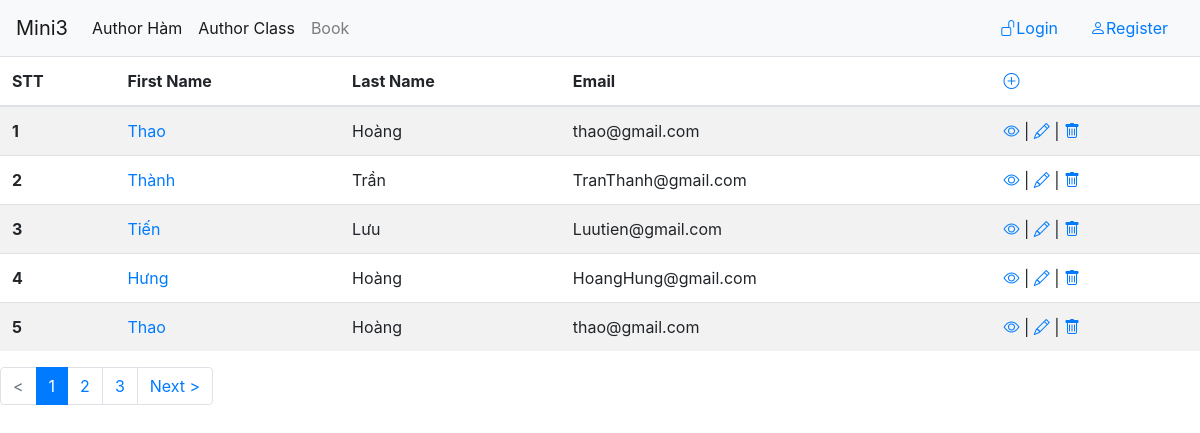
The page /all-author on the database its author committed.
### myapp/models.py (models this page shows, shortened)
class Author(models.Model):
    first_name = models.CharField(max_length=30)
    last_name = models.CharField(max_length=30)
    email = models.EmailField()
    class Meta:
        db_table='Author'

### myapp/base_class_views.py (the view)
# urls.py: url(r"^all-author$",base_class_views.AuthorListView.as_view(), name="all-author"),
class AuthorListView(ListView):
    context_object_name= "all_authors"  # doi 'object_list' thanh gia tri cua context_object_name cho de nho
    template_name= "class_base/list_view.html" # Đổi template qua 'template_name'
    paginate_by=5
    def get_context_data(self, **kwargs):
        context= super().get_context_data(**kwargs)
        context['example'] = " Hello from addtional context"
        return context
    def get_queryset(self):
        return Author.objects.all()

### myapp/templatetags/myfilter.py (called while the page is built)
@register.filter
def make_range(number):
    return range(1,number+1)

@register.filter
def make_index_table(page,counter):
    pageginate_by=5
    return pageginate_by *(page-1) + counter

### myapp/templates/class_base/list_view.html (shortened to what this page needs)
<!DOCTYPE html>
<html lang="en">
<head>
    {% load myfilter %}
    <link rel="stylesheet" href="https://cdn.jsdelivr.net/npm/bootstrap@4.6.0/dist/css/bootstrap.min.css">
    <link rel="stylesheet" href="https://cdn.jsdelivr.net/npm/bootstrap-icons@1.5.0/font/bootstrap-icons.css">
</head>
<body>
    <div class="container-fluide">
        <nav class="navbar navbar-expand-lg navbar-light bg-light">
            <a class="navbar-brand" href="{% url 'index' %}">Mini3</a>
            <div class="collapse navbar-collapse" id="navbarSupportedContent">
              <ul class="navbar-nav mr-auto">
                <li class="nav-item active">
                  <a class="nav-link" href="{% url 'list_author' %}">Author Hàm <span class="sr-only">(current)</span></a>
                </li>
                <li class="nav-item active">
                  <a class="nav-link" href="{% url 'all-author' %}">Author Class <span class="sr-only">(current)</span></a>
                </li>
                <li class="nav-item">
                  <a class="nav-link" href="#">Book</a>
                </li>
              </ul>
              <ul class="nav justify-content-end">
                <li class="nav-item">
                  {% if user.is_authenticated %}
                  <a class="nav-link" href="{% url 'logout_user' %}">Welcome {{ user.first_name }} {{ user.last_name }} | <i class="bi bi-lock"></i>Logout</a>
                  {% else %}
                  <a class="nav-link" href="{% url 'login' %}"><i class="bi bi-unlock"></i>Login</a>
                  {% endif %}
                </li>
                <li class="nav-item">
                  <a class="nav-link" href="{% url 'register' %}"><i class="bi bi-person"></i>Register</a>
                </li>
              </ul>
            </div>
          </nav>
        <div class="row">
            <div class="col-md-12">
                <table class="table table-striped">
                    <thead>
                      <tr>
                        <th scope="col">STT</th>
                        <th scope="col">First Name</th>
                        <th scope="col">Last Name</th>
                        <th scope="col">Email </th>
                        <th scope="col"><a href="{% url 'insert-author' %}"><i class="bi bi-plus-circle"></i></a></th>
                      </tr>
                    </thead>
                    <tbody>
                            {% for author in all_authors %}
                                <tr>
                                    <th scope="row">{{ page_obj.number|make_index_table:forloop.counter }}</th>
                                    <td><a href="{% url 'view-author' pk=author.id %}">{{ author.first_name }}</a></td>
                                    <td>{{ author.last_name }}</td>
                                    <td>{{ author.email }}</td>
                                    <td>
                                        <a href="{% url 'view-author' pk=author.id %}"><i class="bi bi-eye"></i></a>
                                        | <a href="{% url 'edit-author' pk=author.id %}"><i class="bi bi-pencil"></i></a>
                                        | <a href="{% url 'remove-author' pk=author.id %}"><i class="bi bi-trash"></i></a>
                                    </td>
                                </tr>
                            {% endfor %}
                    </tbody>
                </table>
            </div>
        </div>
    </div>
    <nav aria-label="Page navigation example">
        <ul class="pagination">
          {% if page_obj.has_previous %}
          <li class="page-item">
            <a class="page-link" href="?page={{ page_obj.previous_page_number }}" aria-label="Previous">
              <span aria-hidden="true">	&lt;Previous</span>
            </a>
          </li>
          {% else %}
          <li class="page-item disabled">
            <a class="page-link" href="#" aria-label="Previous">
              <span aria-hidden="true">	&lt;</span>
            </a>
          </li>
          {% endif %}
          {% for page_index in page_obj.paginator.num_pages|make_range  %}
          {% if page_index == page_obj.number %}
          <li class="page-item active" aria-current="page">
              <a class="page-link" href="?page={{ page_index }}">{{page_index}}</a>
            </li>
          {% else %}
          <li class="page-item">
              <a class="page-link" href="?page={{ page_index }}">{{page_index}}</a>
            </li>
          {% endif %}
          {% endfor %}
          {% if page_obj.has_next %}
          <li class="page-item">
            <a class="page-link" href="?page={{ page_obj.next_page_number }}" aria-label="Next">
              <span aria-hidden="true">Next	&gt;</span>
            </a>
          </li>
          {% else %}
          <li class="page-item disabled">
            <a class="page-link" href="#" aria-label="Next">
              <span aria-hidden="true">Next	&gt;</span>
            </a>
          </li>
          {% endif %}
        </ul>
      </nav>
</body>
</html>

### rows shown on the page
Author: number|make_index_table "1", first_name "Thao", last_name "Hoàng", email "thao@gmail.com"
Author: number|make_index_table "2", first_name "Thành", last_name "Trần", email "TranThanh@gmail.com"
Author: number|make_index_table "3", first_name "Tiến", last_name "Lưu", email "Luutien@gmail.com"
Author: number|make_index_table "4", first_name "Hưng", last_name "Hoàng", email "HoangHung@gmail.com"
Author: number|make_index_table "5", first_name "Thao", last_name "Hoàng", email "thao@gmail.com"

### other values the page prints
{{ page_index }} "1"
{{ page_index }} "2" "3"
